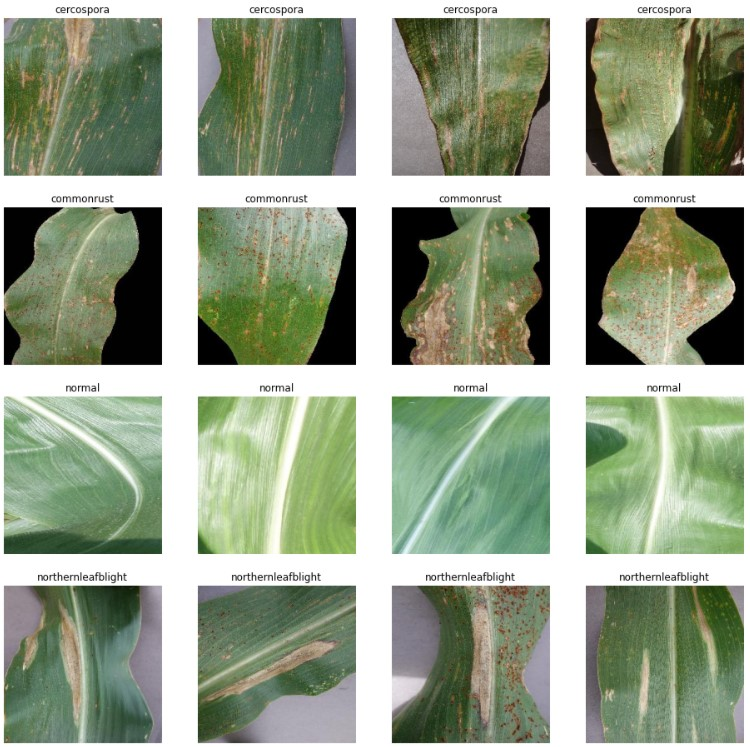
#> input picture assets/dataset_overview.jpg, 750 x 747 px, given in place of AM120R.jpg, which was not available
$ jupyter execute masking.ipynb   (text cells are left out)
#> lines starting #> are read from the running program, lines starting #| are printed output that depends on the picture; after the words box and inside, x2 and y2 are one past the last pixel; in counts of white or black regions, pixels touching at a corner belong together; pictures that were not available may be replaced by others from this repository, and a replacement may not be noted
[cell 1]
from google.colab import drive
drive.mount('/content/drive')

[cell 2]
# import the necessary packages
from matplotlib import pyplot as plt
import numpy as np
import argparse
import cv2

[cell 3]
def plt_imshow(title, image):
	# convert the image frame BGR to RGB color space and display it
	image = cv2.cvtColor(image, cv2.COLOR_BGR2RGB)
	plt.imshow(image)
	plt.title(title)
	plt.grid(False)
	plt.show()

[cell 4]
# since we are using Jupyter Notebooks we can replace our argument
# parsing code with *hard coded* arguments and values
args = {
	"image": "/content/drive/MyDrive/dataset KC/AM120R.jpg"
}

[cell 5]
# load the original input image and display it to our screen
image = cv2.imread(args["image"])
#> image is the input picture: shape (747, 750, 3); mean B, G, R 141.4, 163.4, 152.6
plt_imshow("Original", image)

# a mask is the same size as our image, but has only two pixel
# values, 0 and 255 -- pixels with a value of 0 (background) are
# ignored in the original image while mask pixels with a value of
# 255 (foreground) are allowed to be kept
mask = np.zeros(image.shape[:2], dtype="uint8")
cv2.rectangle(mask, (0, 90), (290, 450), 255, -1)
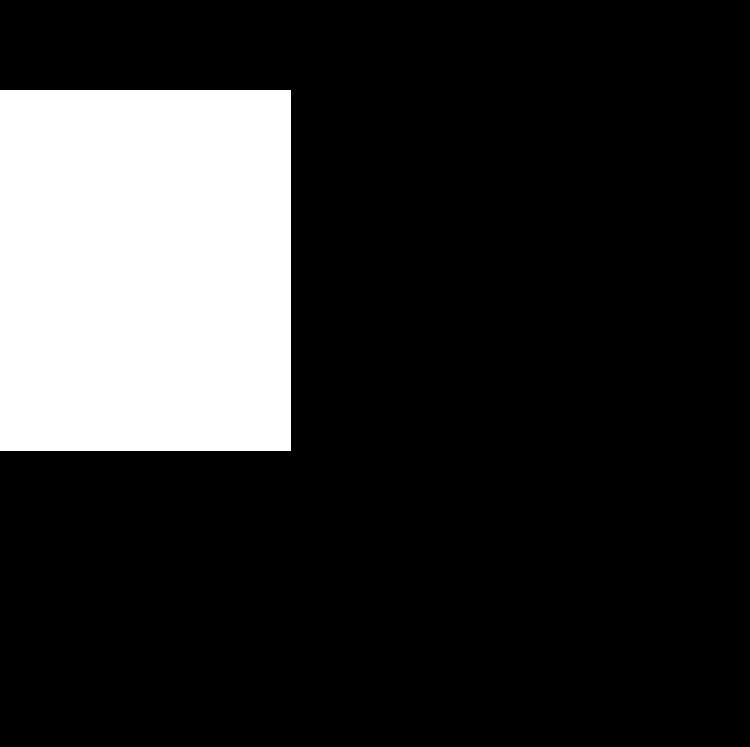
#> mask: shape (747, 750); 18.8% white; 1 white region, box (x1, y1, x2, y2) and area: (0, 90, 291, 451) 105051
plt_imshow("Rectangular Mask", mask)

# apply our mask -- notice how only the person in the image is
# cropped out
masked = cv2.bitwise_and(image, image, mask=mask)
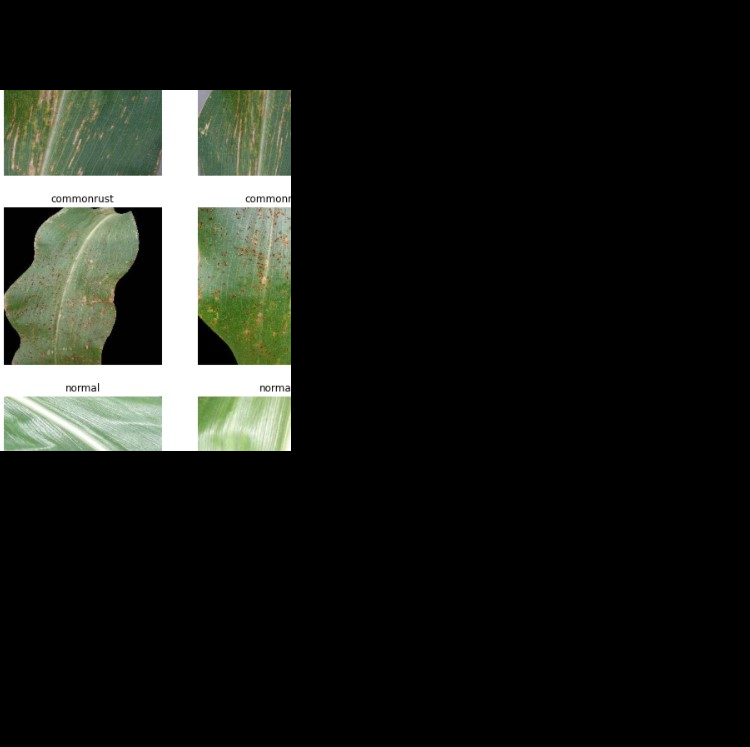
#> masked: shape (747, 750, 3); mean B, G, R 25.5, 29.9, 27.7
plt_imshow("Mask Applied to Image", masked)

[cell 6]
# now, let's make a circular mask with a radius of 100 pixels and
# apply the mask again
mask = np.zeros(image.shape[:2], dtype="uint8")
cv2.circle(mask, (145, 200), 100, 255, -1)
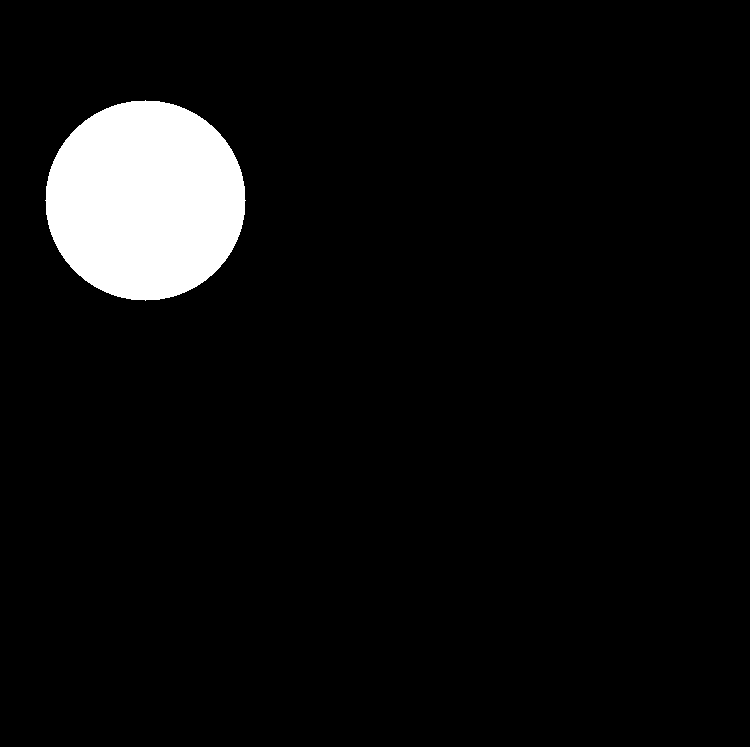
#> mask: shape (747, 750); 5.6% white; 1 white region, box (x1, y1, x2, y2) and area: (45, 100, 246, 301) 31417
masked = cv2.bitwise_and(image, image, mask=mask)
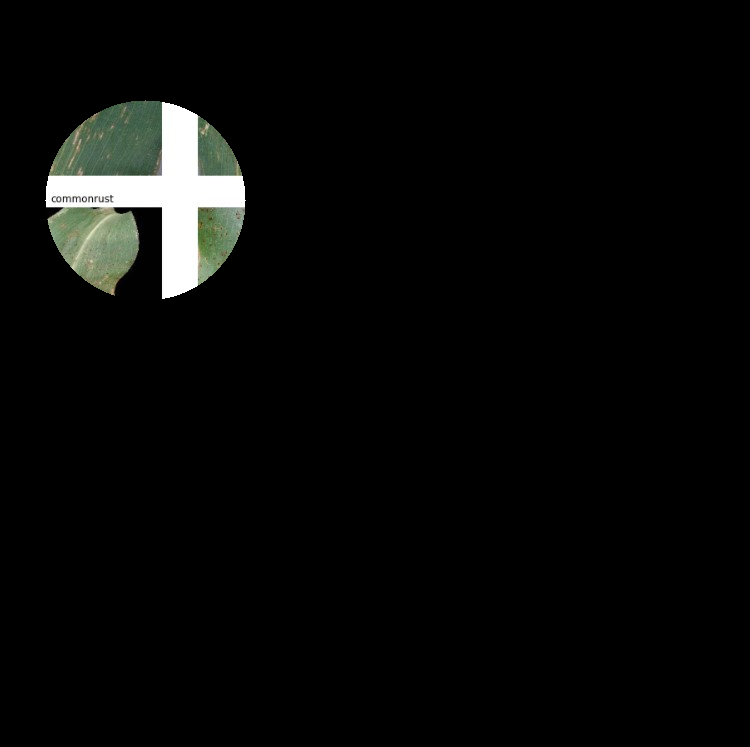
#> masked: shape (747, 750, 3); mean B, G, R 8.1, 9, 8.4

# show the output images
plt_imshow("Circular Mask", mask)
plt_imshow("Mask Applied to Image", masked)
